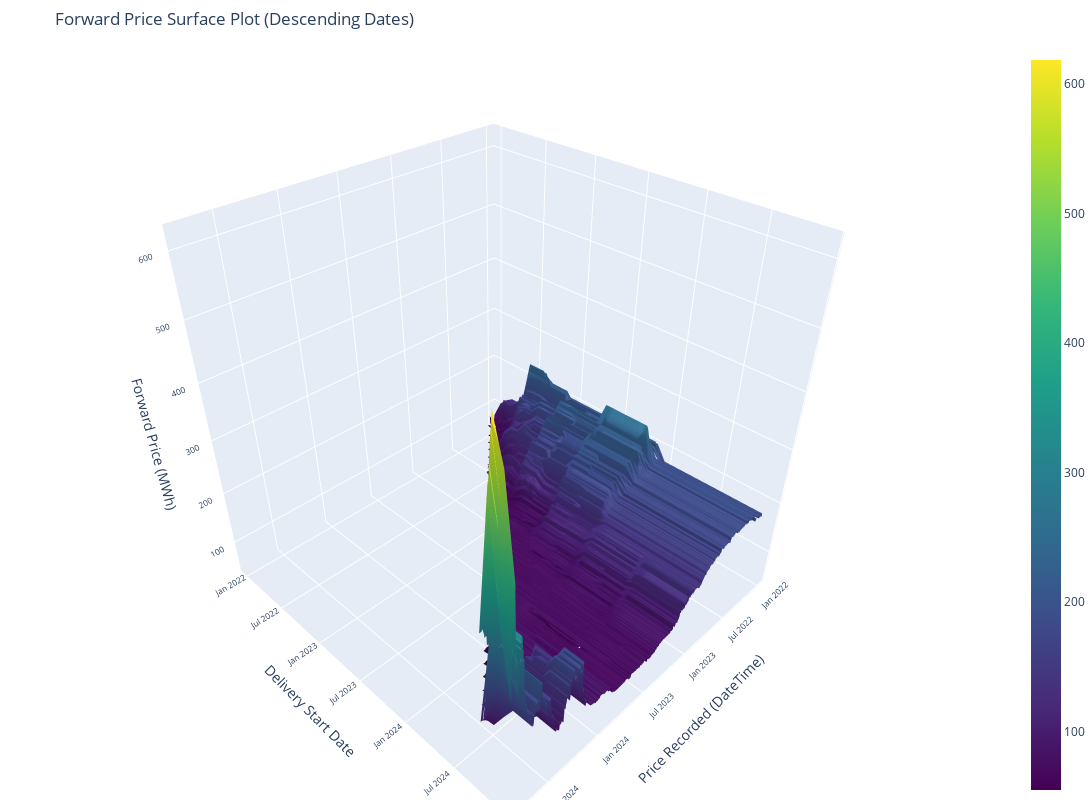

The notebook cell saved with this chart:
### Code cell
import pandas as pd
import plotly.graph_objects as go

# Convert DateTime and Delivery_Start_Date to datetime objects
data['DateTime'] = pd.to_datetime(data['DateTime'])
data['Delivery_Start_Date_Forward_Price'] = pd.to_datetime(data['Delivery_Start_Date_Forward_Price'])

# Filter data for the desired range (2022–2024 in this case)
data = data[(data['DateTime'].dt.year > 2021) & (data['Delivery_Start_Date_Forward_Price'].between('2022-01-01', '2025-12-31'))]

# Pivot the data to create a grid for the surface plot
pivot_data = data.pivot_table(
    index='Delivery_Start_Date_Forward_Price', 
    columns='DateTime', 
    values='Forward_Price_SE/CW(MWh)'
).sort_index(axis=1, ascending=True).sort_index(axis=0, ascending=True)  # Sort in descending order

# Extract the grid data
DateTime = pivot_data.columns.astype(str)  # DateTime as strings for plotting
DeliveryStartDate = pivot_data.index.astype(str)    # DeliveryStartDate as strings for plotting
Price = pivot_data.values               # Forward Price as z-values

# Create the surface plot
fig = go.Figure(data=[go.Surface(z=Price, x=DateTime, y=DeliveryStartDate, colorscale='Viridis')])

# Customize layout with larger scene and improved margins
fig.update_layout(
    title="Forward Price Surface Plot (Descending Dates)",
    scene=dict(
        xaxis_title="Price Recorded (DateTime)",
        yaxis_title="Delivery Start Date",
        zaxis_title="Forward Price (MWh)",
        xaxis=dict(tickangle=-45, tickfont=dict(size=10)),  # Adjust font size for x-axis
        yaxis=dict(tickfont=dict(size=10)),  # Adjust font size for y-axis
        zaxis=dict(tickfont=dict(size=10))   # Adjust font size for z-axis
    ),
    width=1200,  # Increase width
    height=800,  # Increase height
    margin=dict(l=0, r=0, t=50, b=0)  # Reduce margins
)

# Show the plot
fig.show()

### Figure 1 — Plotly figure (JSON) as saved in the notebook; plotly's stock layout.template omitted (floating-point values rounded to 4 significant figures; data arrays with more than 128 entries replaced by an {"elided": "..."} marker saying what was removed)
{"data": [{"colorscale": [[0, "#440154"], [0.1111, "#482878"], [0.2222, "#3e4989"], [0.3333, "#31688e"], [0.4444, "#26828e"], [0.5556, "#1f9e89"], [0.6667, "#35b779"], [0.7778, "#6ece58"], [0.8889, "#b5de2b"], [1, "#fde725"]], "type": "surface", "x": {"elided": "754 str values"}, "y": ["2022-01-01", "2022-02-01", "2022-03-01", "2022-04-01", "2022-05-01", "2022-06-01", "2022-07-01", "2022-08-01", "2022-09-01", "2022-10-01", "2022-11-01", "2022-12-01", "2023-01-01", "2023-02-01", "2023-03-01", "2023-04-01", "2023-05-01", "2023-06-01", "2023-07-01", "2023-08-01", "2023-09-01", "2023-10-01", "2023-11-01", "2023-12-01", "2024-01-01", "2024-02-01", "2024-03-01", "2024-04-01", "2024-05-01", "2024-06-01", "2024-07-01", "2024-08-01", "2024-09-01", "2024-10-01", "2024-11-01", "2024-12-01"], "z": {"elided": "36x754 float values"}}], "layout": {"height": 800, "margin": {"b": 0, "l": 0, "r": 0, "t": 50}, "scene": {"xaxis": {"tickangle": -45, "tickfont": {"size": 10}, "title": {"text": "Price Recorded (DateTime)"}}, "yaxis": {"tickfont": {"size": 10}, "title": {"text": "Delivery Start Date"}}, "zaxis": {"tickfont": {"size": 10}, "title": {"text": "Forward Price (MWh)"}}}, "title": {"text": "Forward Price Surface Plot (Descending Dates)"}, "width": 1200}}
